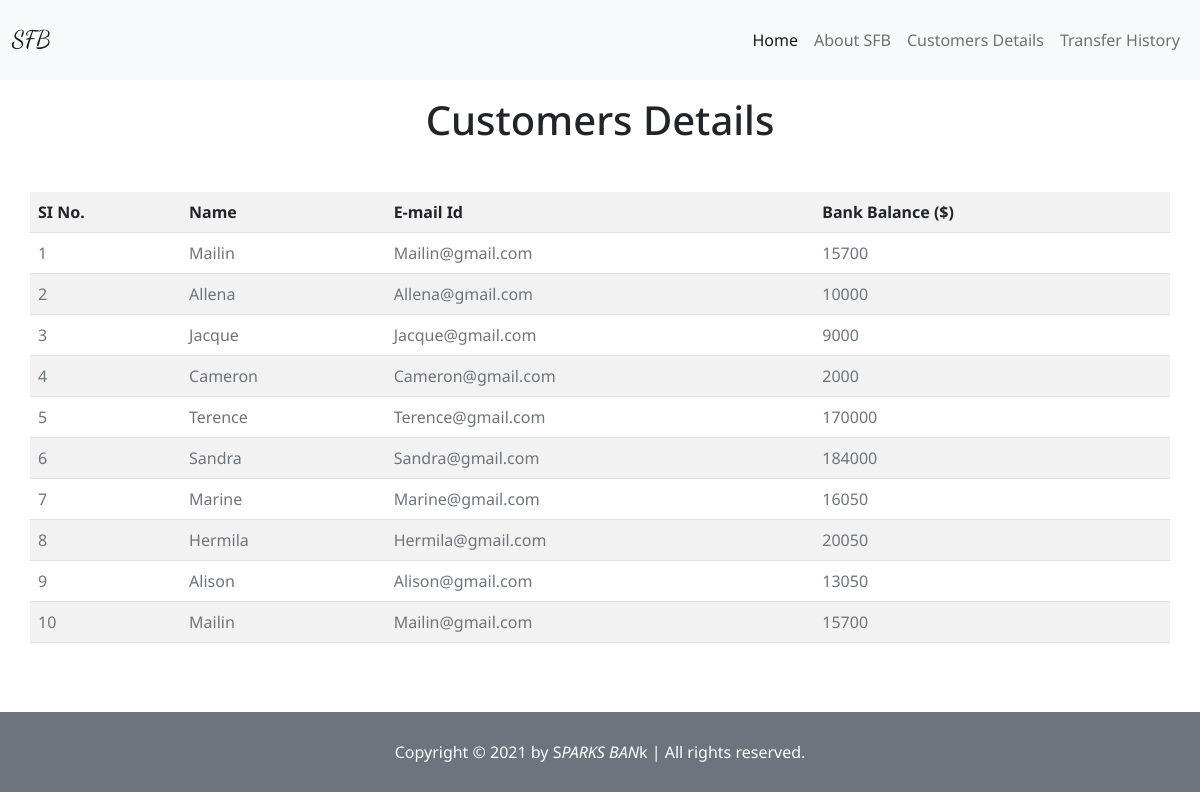
Page /customers on the committed database.
### app.py (models this page shows)
class customer_details(db.Model):
    sno = db.Column(db.Integer, primary_key=True)
    name = db.Column(db.String(500), nullable=False)
    emailid = db.Column(db.String(500), nullable=False)
    balance = db.Column(db.Integer, nullable=False)
    def __repr__(self) -> str:
        return f"{self.balance}"

### app.py (the view)
@app.route("/customers")
def customers():
    allrows = customer_details.query.all()
    print(allrows)
    return render_template('customers.html', allrows=allrows)

### templates/customers.html (shortened to what this page needs)
{% extends "index.html" %}
{% block body %}
<h1 class="d-flex justify-content-center my-3">Customers Details</h1>
<table class="table table-hover table-striped container my-5">
    <tr>
        <th scope="col">SI No.</th>
        <th scope="col">Name</th>
        <th scope="col">E-mail Id</th>
        <th scope="col">Bank Balance ($)</th>
    </tr>
    {% for cstmer in allrows %}
    <tr>
        <td><a class="text-decoration-none text-muted" href="/customers/{{cstmer.name}}">{{loop.index}}</a></td>
        <td><a class="text-decoration-none text-muted" href="/customers/{{cstmer.name}}">{{cstmer.name}}</a></td>
        <td><a class="text-decoration-none text-muted" href="/customers/{{cstmer.name}}">{{cstmer.emailid}}</a></td>
        <td><a class="text-decoration-none text-muted" href="/customers/{{cstmer.name}}">{{cstmer.balance}}</a></td>
    </tr>
    {% endfor %}
</table>
{% endblock body %}

### templates/index.html (shortened to what this page needs)
<!DOCTYPE html>
<html lang="en">
<head>
    <link href="https://cdn.jsdelivr.net/npm/bootstrap@5.0.2/dist/css/bootstrap.min.css" rel="stylesheet"
>
    <link rel="stylesheet" href=" {{ url_for('static', filename='CSS/style.css') }} ">
</head>
<body>
    <header class=".bg-secondary.bg-gradient">
        <nav class="navbar navbar-expand-lg navbar-light bg-light">
            <div class="container-fluid">
                <a class="navbar-brand" href="/"
                    style="font-size: 24px; font-family: 'Dancing Script', cursive;">SFB</a>
                <div class="d-flex" id="navbarSupportedContent">
                    <ul class="navbar-nav me-auto mb-2 mb-lg-0">
                        <li class="nav-item">
                            <a class="nav-link active" href="/">Home</a>
                        </li>
                        <li class="nav-item">
                            <a class="nav-link" aria-current="page" href="/about">About SFB</a>
                        </li>
                        <li class="nav-item">
                            <a class="nav-link" aria-current="page" href="/customers">Customers Details</a>
                        </li>
                        <li class="nav-item">
                            <a class="nav-link" aria-current="page" href="/transfer">Transfer History</a>
                        </li>
                </div>
            </div>
        </nav>
    </header>
    <div class="body">
        {% block body %}
        {% endblock body %}
    </div>
    <footer class="bg-secondary text-white">
        Copyright &copy; 2021 by S<a class="text-decoration-none text-uppercase fst-italic" style="color:white;"
            href="/"> <span> parks Ban </span> </a> k | All rights reserved.
    </footer>
</body>
</html>

### static/CSS/style.css (style rules this page uses)
* { margin: 0; padding: 0; font-family: 'Noto Sans', sans-serif; }
header nav, footer { height: 10vh; display: flex; width: 100vw !important; flex-direction: row; flex-wrap: wrap; align-content: space-around; justify-content: center; align-items: center; }
.body { min-height: 77vh; }

### rows in the picture
customer_details: name "Mailin", emailid "Mailin@gmail.com", balance "15700"
customer_details: name "Allena", emailid "Allena@gmail.com", balance "10000"
customer_details: name "Jacque", emailid "Jacque@gmail.com", balance "9000"
customer_details: name "Cameron", emailid "Cameron@gmail.com", balance "2000"
customer_details: name "Terence", emailid "Terence@gmail.com", balance "170000"
customer_details: name "Sandra", emailid "Sandra@gmail.com", balance "184000"
customer_details: name "Marine", emailid "Marine@gmail.com", balance "16050"
customer_details: name "Hermila", emailid "Hermila@gmail.com", balance "20050"
customer_details: name "Alison", emailid "Alison@gmail.com", balance "13050"
customer_details: name "Mailin", emailid "Mailin@gmail.com", balance "15700"
